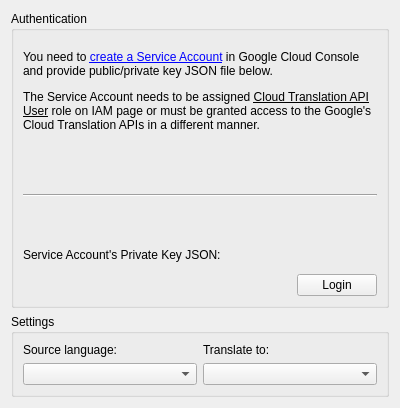
<?xml version="1.0" encoding="UTF-8"?>
<ui version="4.0">
 <class>GoogleCloudEngine</class>
 <widget class="QWidget" name="GoogleCloudEngine">
  <property name="geometry">
   <rect>
    <x>0</x>
    <y>0</y>
    <width>400</width>
    <height>408</height>
   </rect>
  </property>
  <layout class="QVBoxLayout" name="verticalLayout">
   <item>
    <widget class="QGroupBox" name="grpAuth">
     <property name="title">
      <string>Authentication</string>
     </property>
     <layout class="QGridLayout" name="gridLayout_2">
      <item row="2" column="0" colspan="2">
       <widget class="QLabel" name="labelServiceJSON">
        <property name="text">
         <string>Service Account's Private Key JSON:</string>
        </property>
        <property name="buddy">
         <cstring>serviceJSON</cstring>
        </property>
       </widget>
      </item>
      <item row="3" column="0" colspan="2">
       <widget class="KUrlRequester" name="serviceJSON"/>
      </item>
      <item row="4" column="1">
       <widget class="QPushButton" name="btnLogin">
        <property name="text">
         <string>Login</string>
        </property>
       </widget>
      </item>
      <item row="4" column="0">
       <spacer name="horizontalSpacer">
        <property name="orientation">
         <enum>Qt::Horizontal</enum>
        </property>
        <property name="sizeHint" stdset="0">
         <size>
          <width>40</width>
          <height>20</height>
         </size>
        </property>
       </spacer>
      </item>
      <item row="0" column="0" colspan="2">
       <widget class="QLabel" name="labHelp">
        <property name="minimumSize">
         <size>
          <width>0</width>
          <height>102</height>
         </size>
        </property>
        <property name="text">
         <string>&lt;p&gt;You need to &lt;a href=&quot;https://developers.google.com/identity/protocols/oauth2/service-account#creatinganaccount&quot;&gt;create a Service Account&lt;/a&gt; in Google Cloud Console and provide public/private key JSON file below.&lt;/p&gt;&lt;p&gt;The Service Account needs to be assigned &lt;span style=&quot; text-decoration: underline;&quot;&gt;Cloud Translation API User&lt;/span&gt; role on IAM page or must be granted access to the Google's Cloud Translation APIs in a different manner.&lt;/p&gt;</string>
        </property>
        <property name="textFormat">
         <enum>Qt::RichText</enum>
        </property>
        <property name="wordWrap">
         <bool>true</bool>
        </property>
       </widget>
      </item>
      <item row="1" column="0" colspan="2">
       <widget class="Line" name="lineHelp">
        <property name="sizePolicy">
         <sizepolicy hsizetype="Minimum" vsizetype="MinimumExpanding">
          <horstretch>0</horstretch>
          <verstretch>0</verstretch>
         </sizepolicy>
        </property>
        <property name="orientation">
         <enum>Qt::Horizontal</enum>
        </property>
       </widget>
      </item>
     </layout>
    </widget>
   </item>
   <item>
    <widget class="QGroupBox" name="grpSettings">
     <property name="title">
      <string>Settings</string>
     </property>
     <layout class="QGridLayout" name="gridLayout_3">
      <item row="0" column="0">
       <widget class="QLabel" name="labSource">
        <property name="text">
         <string>Source language:</string>
        </property>
        <property name="buddy">
         <cstring>langSource</cstring>
        </property>
       </widget>
      </item>
      <item row="0" column="1">
       <widget class="QLabel" name="labTranslation">
        <property name="text">
         <string>Translate to:</string>
        </property>
        <property name="buddy">
         <cstring>langTranslation</cstring>
        </property>
       </widget>
      </item>
      <item row="1" column="0">
       <widget class="QComboBox" name="langSource"/>
      </item>
      <item row="1" column="1">
       <widget class="QComboBox" name="langTranslation"/>
      </item>
     </layout>
    </widget>
   </item>
  </layout>
 </widget>
 <customwidgets>
  <customwidget>
   <class>KUrlRequester</class>
   <extends>QWidget</extends>
   <header>kurlrequester.h</header>
  </customwidget>
 </customwidgets>
 <resources/>
 <connections/>
</ui>
